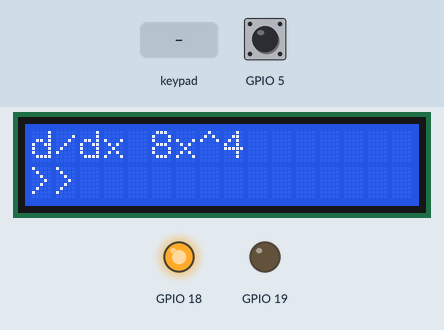
Simulated run of this sketch. Board: ESP32. Shown: 16×2 character LCD, output pins drawn as LEDs (lit = HIGH). Inputs (shaded band) come from the test bench; at power-on: GPIO 5 HIGH. Random numbers use the default seed unless the sketch sets one; what the sketch prints to the serial monitor is not drawn.

Above: at 1.2 s.
1.3 s: keypad keys 1 3 1 4 2 7 2 6 # pressed 0.4 s apart
At 4.8 s:
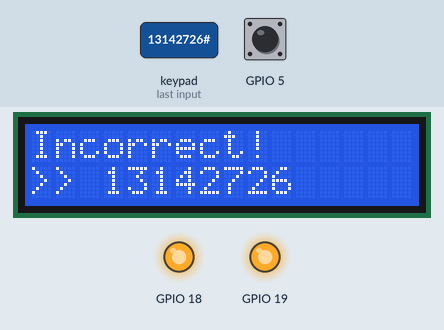
6.4 s: key '^' pressed
At 7.2 s:
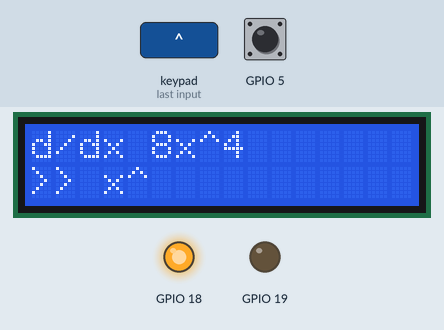
7.9 s: key '*' pressed
9.4 s: keypad keys 1 2 3 3 3 2 2 3 # pressed 0.4 s apart
At 13.4 s:
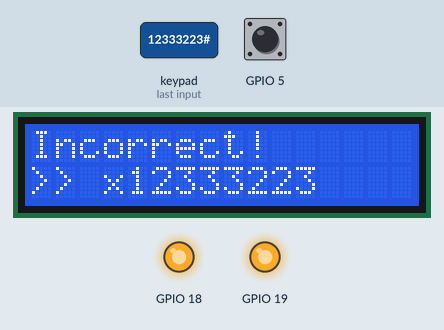
14.5 s: key 'c' pressed
At 15.7 s:
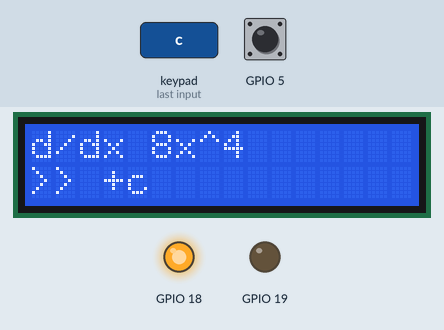
16.0 s: keypad keys 1 3 9 7 2 2 2 2 # pressed 0.4 s apart
At 19.8 s:
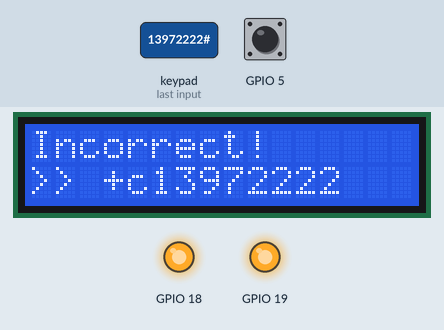
Timing chart, 0 to 21.7 s (numbered marks = the images above; inputs shaded):
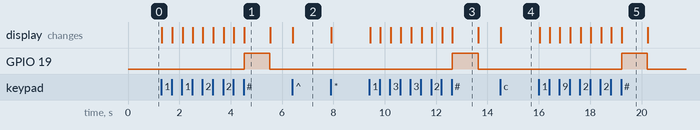

The sketch:

DoorProjSketch.ino
```cpp
#include <Arduino.h>
#include <Wire.h>
#include <Keypad.h>
#include <LiquidCrystal_I2C.h>
#include "door.h"
#include "puzzle.h"

// ESP32 DevKit pin map. Change these constants to match your board/wiring.
namespace Pins {
constexpr uint8_t lcdSda = 21;
constexpr uint8_t lcdScl = 22;
constexpr uint8_t relay = 18; // Relay channel input; change to your wiring
constexpr uint8_t buzzer = 19;
constexpr uint8_t manualButton = 5; // button to GND; internal pull-up enabled
constexpr byte rowPins[4] = {13, 14, 27, 26};
constexpr byte colPins[4] = {12, 33, 32, 23}; // 12 was 25 earlier but pin 25 broke or smth
}

const char keyMap[4][4] = {
  {'1', '2', '3', '*'}, // * = BS
  {'4', '5', '6', '#'}, // # = ENT
  {'7', '8', '9', 'D'}, // D = CLSD
  {'.', '0', '^', 'c'}
};
Keypad keypad = Keypad(makeKeymap(keyMap), const_cast<byte*>(Pins::rowPins),
                       const_cast<byte*>(Pins::colPins), 4, 4);
LiquidCrystal_I2C lcd(0x27, 16, 2);
RelayDoor door(Pins::relay, true); // true = common active-LOW relay module
Puzzle puzzle(keypad, lcd, door, Pins::buzzer);

bool lastButtonReading = HIGH;
bool stableButtonState = HIGH;
unsigned long lastDebounceMs = 0;
constexpr unsigned long debounceMs = 50;

void setup() {
  Serial.begin(115200);
  pinMode(Pins::manualButton, INPUT_PULLUP);
  Wire.begin(Pins::lcdSda, Pins::lcdScl);
  lcd.init();
  lcd.backlight();
  door.begin();
  puzzle.begin();
  Serial.println("ESP32 door puzzle ready");
}

void loop() {
  puzzle.update();

  const bool reading = digitalRead(Pins::manualButton);
  if (reading != lastButtonReading) lastDebounceMs = millis();
  if ((millis() - lastDebounceMs) > debounceMs && reading != stableButtonState) {
    stableButtonState = reading;
    if (stableButtonState == LOW) {
      if (door.isOpen()) door.close();
      else door.open();
    }
  }
  lastButtonReading = reading;
}
```

door.cpp
```cpp
#include "door.h"

RelayDoor::RelayDoor(uint8_t pin, bool activeLow)
    : pin_(pin), activeLow_(activeLow) {}

void RelayDoor::begin() {
  pinMode(pin_, OUTPUT);
  close(); // Start in the locked/closed state.
}

void RelayDoor::setRelay(bool energized) {
  const uint8_t onLevel = activeLow_ ? LOW : HIGH;
  digitalWrite(pin_, energized ? onLevel : (activeLow_ ? HIGH : LOW));
}

void RelayDoor::open() {
  setRelay(true);
  open_ = true;
  Serial.println("Door open (relay energized)");
}

void RelayDoor::close() {
  setRelay(false);
  open_ = false;
  Serial.println("Door closed (relay de-energized)");
}
```

door.h
```cpp
#pragma once
#include <Arduino.h>

// Door actuator controlled by one relay channel.
class DoorActuator {
public:
  virtual ~DoorActuator() = default;
  virtual void begin() = 0;
  virtual void open() = 0;
  virtual void close() = 0;
  virtual bool isOpen() const = 0;
};

class RelayDoor final : public DoorActuator {
public:
  // Set activeLow=false for relay modules whose input turns on with HIGH.
  RelayDoor(uint8_t pin, bool activeLow = true);
  void begin() override;
  void open() override;
  void close() override;
  bool isOpen() const override { return open_; }
private:
  void setRelay(bool energized);
  uint8_t pin_;
  bool activeLow_;
  bool open_ = false;
};
```

puzzle.cpp
```cpp
#include "puzzle.h"

const Puzzle::Question Puzzle::questions_[] = {  {"d/dx 5x^2", "10x^1"},
  {"d/dx 3x^2", "6x^1"},
  {"d/dx 4x^3", "12x^2"},
  {"d/dx 2x^3", "6x^2"},
  {"d/dx 5x^3", "15x^2"},
  {"d/dx 2x^4", "8x^3"},
  {"d/dx 3x^4", "12x^3"},
  {"d/dx 4x^4", "16x^3"},
  {"d/dx 6x^2", "12x^1"},
  {"d/dx 7x^2", "14x^1"},
  {"d/dx x^2", "2x^1"},
  {"d/dx x^3", "3x^2"},
  {"d/dx x^4", "4x^3"},
  {"d/dx x^5", "5x^4"},
  {"d/dx 2x^5", "10x^4"},
  {"d/dx 3x^5", "15x^4"},
  {"d/dx 4x^5", "20x^4"},
  {"d/dx 5x^5", "25x^4"},
  {"d/dx 2x^6", "12x^5"},
  {"d/dx 3x^6", "18x^5"},
  {"d/dx 4x^6", "24x^5"},
  {"d/dx 2x^7", "14x^6"},
  {"d/dx 3x^7", "21x^6"},
  {"d/dx 5x^4", "20x^3"},
  {"d/dx 6x^3", "18x^2"},
  {"d/dx 7x^3", "21x^2"},
  {"d/dx 8x^3", "24x^2"},
  {"d/dx 9x^3", "27x^2"},
  {"d/dx 2x^8", "16x^7"},
  {"d/dx 3x^8", "24x^7"},
  {"d/dx 4x^7", "28x^6"},
  {"d/dx 5x^6", "30x^5"},
  {"d/dx 6x^5", "30x^4"},
  {"d/dx 7x^4", "28x^3"},
  {"d/dx 8x^4", "32x^3"},
  {"d/dx 9x^4", "36x^3"},
  {"d/dx 10x^3", "30x^2"},
  {"d/dx 12x^2", "24x^1"},
  {"d/dx 15x^2", "30x^1"},
  {"d/dx 11x^3", "33x^2"},
  {"d/dx x^6", "6x^5"},
  {"d/dx x^7", "7x^6"},
  {"d/dx x^8", "8x^7"},
  {"d/dx x^9", "9x^8"},
  {"d/dx 2x^9", "18x^8"},
  {"d/dx 3x^9", "27x^8"},
  {"d/dx 4x^8", "32x^7"},
  {"d/dx 5x^7", "35x^6"},
  {"d/dx 6x^6", "36x^5"},
  {"d/dx 7x^5", "35x^4"},
  {"S 2x^1 dx", "x^2+c"},
  {"S 3x^2 dx", "x^3+c"},
  {"S 4x^3 dx", "x^4+c"},
  {"S 5x^4 dx", "x^5+c"},
  {"S 6x^5 dx", "x^6+c"},
  {"S 7x^6 dx", "x^7+c"},
  {"S 8x^7 dx", "x^8+c"},
  {"S 9x^8 dx", "x^9+c"},
  {"S 10x^9 dx", "x^10+c"},
  {"S 4x^1 dx", "2x^2+c"},
  {"S 6x^2 dx", "2x^3+c"},
  {"S 8x^3 dx", "2x^4+c"},
  {"S 10x^4 dx", "2x^5+c"},
  {"S 12x^5 dx", "2x^6+c"},
  {"S 14x^6 dx", "2x^7+c"},
  {"S 16x^7 dx", "2x^8+c"},
  {"S 18x^8 dx", "2x^9+c"},
  {"S 20x^9 dx", "2x^10+c"},
  {"S 6x^1 dx", "3x^2+c"},
  {"S 9x^2 dx", "3x^3+c"},
  {"S 12x^3 dx", "3x^4+c"},
  {"S 15x^4 dx", "3x^5+c"},
  {"S 18x^5 dx", "3x^6+c"},
  {"S 21x^6 dx", "3x^7+c"},
  {"S 24x^7 dx", "3x^8+c"},
  {"S 27x^8 dx", "3x^9+c"},
  {"S 30x^9 dx", "3x^10+c"},
  {"S 8x^1 dx", "4x^2+c"},
  {"S 20x^2 dx", "5x^3+c"},
  {"S 24x^3 dx", "6x^4+c"},
  {"S 28x^4 dx", "7x^5+c"},
  {"S 32x^5 dx", "8x^6+c"},
  {"S 36x^6 dx", "9x^7+c"},
  {"S 40x^7 dx", "5x^8+c"},
  {"S 45x^8 dx", "5x^9+c"},
  {"S 50x^9 dx", "5x^10+c"},
  {"S 5 dx", "5x^1+c"},
  {"S 7 dx", "7x^1+c"},
  {"S 9 dx", "9x^1+c"},
  {"S 10 dx", "10x^1+c"},
  {"S 12 dx", "12x^1+c"},
  {"S 15x^2 dx", "5x^3+c"},
  {"S 24x^3 dx", "6x^4+c"},
  {"S 35x^4 dx", "7x^5+c"},
  {"S 14x^1 dx", "7x^2+c"},
  {"S 18x^2 dx", "6x^3+c"},
  {"S 25x^4 dx", "5x^5+c"},
  {"S 42x^6 dx", "6x^7+c"},
  {"S 56x^7 dx", "7x^8+c"},};

Puzzle::Puzzle(Keypad& keypad, LiquidCrystal_I2C& lcd, DoorActuator& door, uint8_t buzzerPin)
    : keypad_(keypad), lcd_(lcd), door_(door), buzzerPin_(buzzerPin) {}

void Puzzle::begin() {
  pinMode(buzzerPin_, OUTPUT);
  digitalWrite(buzzerPin_, LOW);
  randomSeed(esp_random());
  chooseQuestion();
  draw();
}

void Puzzle::update() {
  const char key = keypad_.getKey();
  if (key != NO_KEY) onKey(key);
}

void Puzzle::chooseQuestion() {
  questionIndex_ = static_cast<size_t>(random(questionCount_));
  answer_ = "";
}

void Puzzle::draw(const char* status) {
  lcd_.clear();
  lcd_.setCursor(0, 0);
  String first = status ? String(status) : String(questions_[questionIndex_].prompt);
  lcd_.print(first.substring(0, 16));
  lcd_.setCursor(0, 1);
  String second = ">> " + answer_;
  lcd_.print(second.substring(0, 16));
}

void Puzzle::beep(unsigned long durationMs) {
  digitalWrite(buzzerPin_, HIGH);
  delay(durationMs);
  digitalWrite(buzzerPin_, LOW);
}

void Puzzle::submit() {
  if (answer_ == questions_[questionIndex_].answer) {
    draw("Correct!");
    for (int i = 0; i < 3; ++i) { beep(150); delay(100); }
    chooseQuestion();
    draw();
    door_.open();
  } else {
    draw("Incorrect!");
    beep(1000);
    answer_ = "";
    draw();
  }
}

void Puzzle::onKey(char key) {
  // Keypad's custom keys are mapped in main.cpp: BS='*', ENT='#', CLSD='D'.
  if (key == 'D') { door_.close(); return; }
  if (key == '#') { submit(); return; }
  if (key == '*') {
    if (answer_.length()) answer_.remove(answer_.length() - 1);
  } else if (answer_.length() < 13) {
    if (key == '^') answer_ += 'x';
    if (key == 'c') answer_ += '+';
    answer_ += key;
  }
  draw();
}
```

puzzle.h
```cpp
#pragma once
#include <Arduino.h>
#include <Keypad.h>
#include <LiquidCrystal_I2C.h>
#include "door.h"

class Puzzle {
public:
  Puzzle(Keypad& keypad, LiquidCrystal_I2C& lcd, DoorActuator& door, uint8_t buzzerPin);
  void begin();
  void update();
private:
  struct Question { const char* prompt; const char* answer; };
  static const Question questions_[];
  static constexpr size_t questionCount_ = 99;
  Keypad& keypad_;
  LiquidCrystal_I2C& lcd_;
  DoorActuator& door_;
  uint8_t buzzerPin_;
  String answer_;
  size_t questionIndex_ = 0;
  void chooseQuestion();
  void draw(const char* status = nullptr);
  void onKey(char key);
  void submit();
  void beep(unsigned long durationMs);
};
```

Measured:
- after the input at 1.3 s, GPIO 19: LOW → HIGH after 3.2 s, → LOW 1.0 s later; the display: first changes at once (image 1 shows a later state)
- after the input at 6.4 s, the display: changes at once (image 2)
- after the input at 9.4 s, GPIO 19: LOW → HIGH after 3.2 s, → LOW 1.0 s later; the display: first changes at once (image 3 shows a later state)
- after the input at 14.5 s, the display: changes at once (image 4)
- after the input at 16.0 s, GPIO 19: LOW → HIGH after 3.2 s, → LOW 1.0 s later; the display: first changes at once (image 5 shows a later state)
- what the display in image 1 shows lasts 1.0 s, from 4.5 s to 5.5 s
